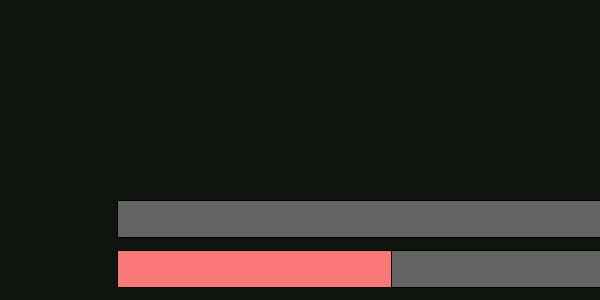
Frame 1 (no input)
Frame 60 (the mouse pressed at the canvas centre just before this capture): identical to frame 1, image omitted
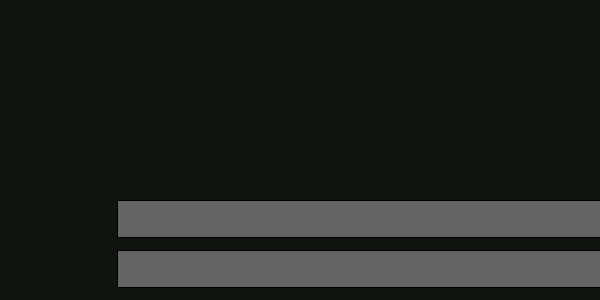
Frame 120 (the mouse held since frame 60 and released just before this capture)

The Processing sketch that drew these frames (run headless with seeded random() and noise(); from frame 60 on, the mouse is pressed at the canvas centre):

// Processing sketch: sketch_6kleuren
// ── sketch_6kleuren.pde
int hoogte = 600;
int breedte = hoogte/9*16;
int leftborder = breedte/9;
int autosize = breedte - leftborder*2;

void setup() {
  size(600, 300);
  background(15, 20, 15);
}

void draw() {
  background(15, 20, 15);
  tekenSlider(leftborder, hoogte/12, autosize, hoogte/4);


}

void tekenSlider(float x, float y, float breedte, float hoogte) {
  float partsize = breedte/3;
  fill(100);
  rect(x,y*5,partsize*3,hoogte/4);
  rect(x,height-y*2,partsize*3,hoogte/4);
  if (mouseY < height/2) {
    if (mouseX < x + partsize) {
      fill(250, 120, 120);
      rect(x, y+y*4, partsize, hoogte/4);
      if (mousePressed == true) {   
        fill(240, 80, 60);
        rect(x, y, partsize, hoogte);
      }
    } else if (mouseX > x + partsize*2) {
      fill(120, 120, 250);
      rect(x+partsize*2, y+y*4, partsize, hoogte/4);
      if (mousePressed == true) {   
        fill(60, 80, 240);
        rect(x+partsize*2, y, partsize, hoogte);
      }
    } else {
      fill(120, 250, 120);
      rect(x+partsize, y+y*4, partsize, hoogte/4);
      if (mousePressed == true) {   
        fill(70, 240, 70);
        rect(x+partsize, y, partsize, hoogte);
      }
    }
    } else if (mouseY > height/2)  {
      if (mouseX < x + partsize) {
        fill(250, 120, 250);
        rect(x, height-y*2, partsize, hoogte/4);
        if (mousePressed == true) {   
          fill(240, 80, 240);
          rect(x, height/2, partsize, hoogte);
        }
      } else if (mouseX > x + partsize*2) {
        fill(120, 250, 250);
        rect(x+partsize*2, height-y*2, partsize, hoogte/4);
        if (mousePressed == true) {   
          fill(60, 240, 240);
          rect(x+partsize*2, height/2, partsize, hoogte);
        }
      } else {
        fill(250, 250, 120);
        rect(x+partsize, height-y*2, partsize, hoogte/4);
        if (mousePressed == true) {   
          fill(240, 240, 70);
          rect(x+partsize, height/2, partsize, hoogte);
        }
      }
    }
  }
